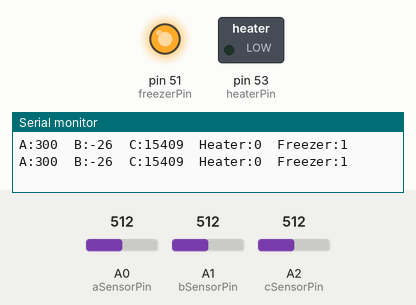
Simulated run of this sketch. Board: Arduino Mega 2560, built with avr-gcc and run on an emulated ATmega2560. Shown: switched loads named in the sketch (green lamp = pin HIGH), output pins drawn as LEDs (lit = HIGH), the last lines printed to the serial monitor. The inputs (shaded band) are chosen by the test bench; at power-on: A2 (cSensorPin) = 512, A0 (aSensorPin) = 512, A1 (bSensorPin) = 512.

Above: at 1.8 s.
1.9 s: A2 (cSensorPin) set to 473
At 2.8 s:
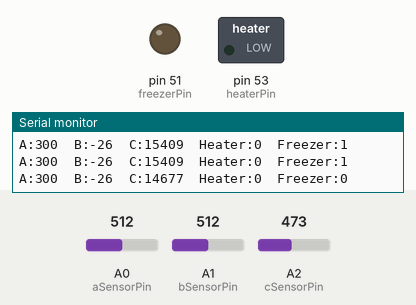
3.5 s: A0 (aSensorPin) set to 525
At 4.4 s:
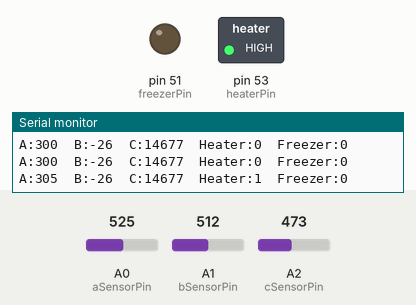
5.5 s: A2 (cSensorPin) set to 510
At 7.2 s:
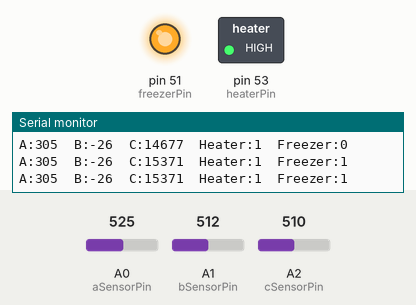
7.5 s: A2 (cSensorPin) set to 490
At 8.8 s:
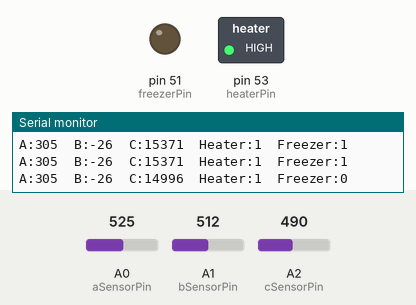
9.5 s: A2 (cSensorPin) set to 511
At 10.5 s:
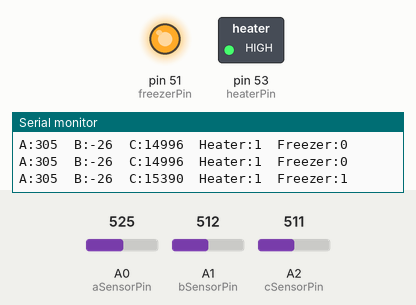
Timing chart, 0 to 12.5 s (numbered marks = the images above; inputs shaded):
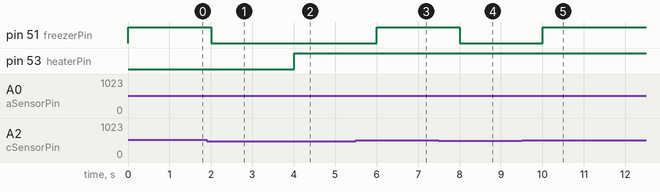

Measured:
- the behaviour switches between 491 and 490 on A2 (cSensorPin) (found by bisection; images 0 and 1)
- the behaviour switches between 514 and 515 on A0 (aSensorPin) (found by bisection; images 1 and 2)
- after the input at 1.9 s, pin 51 (freezerPin): HIGH → LOW after 0.10 s
- after the input at 3.5 s, pin 53 (heaterPin): LOW → HIGH after 0.51 s
- after the input at 5.5 s, pin 51 (freezerPin): LOW → HIGH after 0.51 s
- after the input at 7.5 s, pin 51 (freezerPin): HIGH → LOW after 0.51 s
- after the input at 9.5 s, pin 51 (freezerPin): LOW → HIGH after 0.51 s

The sketch:

T1-sensores.ino
```cpp
/*
** Um sistema possui 3 sensores A, B, C
** A vai de 100 a 500
** B vai de -50 a -1
** C vai de 5800 a 25000
**
** O sistema pode acionar um aquecedor e um refrigerador
** Controle o sistema com a seguinte lógica:
**
** Se A > 300 e B < -20 então ligar aquecedor
** Se C > 15000 ou (A < 200 e B > -10) então ligar refrigerador
** else desliga tudo
**/

const int aSensorPin = A0;
const int bSensorPin = A1;
const int cSensorPin = A2;

const int heaterPin = 53;
const int freezerPin = 51;

// Faixas dos sensores reais
const int aMin = 100;
const int aMax = 500;

const int bMin = -50;
const int bMax = -1;

const int cMin = 5800;
const int cMax = 25000;

int aRaw = 0;
int bRaw = 0;
int cRaw = 0;

int aSensorValue = 0; // 100 a 500
int bSensorValue = 0; // -50 a -1
int cSensorValue = 0; // 5800 a 25000

bool heaterON = false;
bool freezerON = false;

void setup() {
  Serial.begin(9600);
  pinMode(heaterPin, OUTPUT);
  pinMode(freezerPin, OUTPUT);
}

void loop() {
  // Leitura analógica crua dos sensores (0–1023)
  aRaw = analogRead(aSensorPin);
  bRaw = analogRead(bSensorPin);
  cRaw = analogRead(cSensorPin);

  // Mapeando os valores para o intervalo real dos sensores
  aSensorValue = map(aRaw, 0, 1023, aMin, aMax);     // 100 a 500
  bSensorValue = map(bRaw, 0, 1023, bMin, bMax);     // -50 a -1
  cSensorValue = map(cRaw, 0, 1023, cMin, cMax);     // 5800 a 25000

  // Reset dos estados
  heaterON = false;
  freezerON = false;

  // Lógica de controle
  if (aSensorValue > 300 && bSensorValue < -20) {
    heaterON = true;
  }

  if (cSensorValue > 15000 || (aSensorValue < 200 && bSensorValue > -10)) {
    freezerON = true;
  }

  // Controle dos dispositivos
  digitalWrite(heaterPin, heaterON ? HIGH : LOW);
  digitalWrite(freezerPin, freezerON ? HIGH : LOW);

  // Envio para o Serial Plotter ou Monitor
  Serial.print("A:"); Serial.print(aSensorValue);
  Serial.print("\tB:"); Serial.print(bSensorValue);
  Serial.print("\tC:"); Serial.print(cSensorValue);
  Serial.print("\tHeater:"); Serial.print(heaterON ? "1" : "0");
  Serial.print("\tFreezer:"); Serial.println(freezerON ? "1" : "0");

  delay(1000);
}
```
